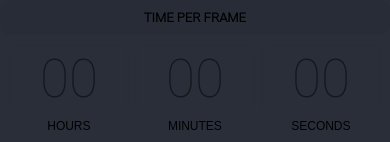
                     <widget class="QFrame" name="frame_div_time_per_frame">
                      <property name="minimumSize">
                       <size>
                        <width>0</width>
                        <height>140</height>
                       </size>
                      </property>
                      <property name="maximumSize">
                       <size>
                        <width>390</width>
                        <height>200</height>
                       </size>
                      </property>
                      <property name="styleSheet">
                       <string notr="true">background-color: rgb(41, 46, 57);
border-radius: 10px;
</string>
                      </property>
                      <property name="frameShape">
                       <enum>QFrame::NoFrame</enum>
                      </property>
                      <property name="frameShadow">
                       <enum>QFrame::Raised</enum>
                      </property>
                      <layout class="QVBoxLayout" name="verticalLayout_10">
                       <property name="spacing">
                        <number>0</number>
                       </property>
                       <property name="leftMargin">
                        <number>0</number>
                       </property>
                       <property name="topMargin">
                        <number>0</number>
                       </property>
                       <property name="rightMargin">
                        <number>0</number>
                       </property>
                       <property name="bottomMargin">
                        <number>0</number>
                       </property>
                       <item>
                        <widget class="QFrame" name="frame_title_wid_2">
                         <property name="maximumSize">
                          <size>
                           <width>16777215</width>
                           <height>35</height>
                          </size>
                         </property>
                         <property name="styleSheet">
                          <string notr="true">background-color: rgb(39, 44, 54);</string>
                         </property>
                         <property name="frameShape">
                          <enum>QFrame::StyledPanel</enum>
                         </property>
                         <property name="frameShadow">
                          <enum>QFrame::Raised</enum>
                         </property>
                         <layout class="QVBoxLayout" name="verticalLayout_12">
                          <item>
                           <widget class="QLabel" name="labelBoxBlenderInstalation_2">
                            <property name="font">
                             <font>
                              <family>Roboto Light</family>
                              <pointsize>10</pointsize>
                              <weight>75</weight>
                              <bold>true</bold>
                             </font>
                            </property>
                            <property name="styleSheet">
                             <string notr="true"/>
                            </property>
                            <property name="text">
                             <string>TIME PER FRAME</string>
                            </property>
                            <property name="alignment">
                             <set>Qt::AlignCenter</set>
                            </property>
                           </widget>
                          </item>
                         </layout>
                        </widget>
                       </item>
                       <item>
                        <widget class="QFrame" name="frame_content_wid_2">
                         <property name="frameShape">
                          <enum>QFrame::NoFrame</enum>
                         </property>
                         <property name="frameShadow">
                          <enum>QFrame::Raised</enum>
                         </property>
                         <layout class="QVBoxLayout" name="verticalLayout_13">
                          <item>
                           <layout class="QGridLayout" name="gridLayout_3">
                            <item row="0" column="0">
                             <widget class="QLineEdit" name="lineEdit_hours">
                              <property name="minimumSize">
                               <size>
                                <width>100</width>
                                <height>60</height>
                               </size>
                              </property>
                              <property name="font">
                               <font>
                                <family>Roboto Thin</family>
                                <pointsize>40</pointsize>
                               </font>
                              </property>
                              <property name="styleSheet">
                               <string notr="true">QLineEdit {
	background-color: rgb(41, 46, 57);
	border-radius: 10px;
	border: 2px solid rgb(41, 45, 56);
	padding: 0px;
	selection-background-color: rgb(85, 170, 255);
}
QLineEdit:hover {
	border: 2px solid rgb(44, 49, 60);
}
QLineEdit:focus {
	border: 2px solid rgb(85, 170, 255);
	background-color: rgb(27, 29, 35);
}</string>
                              </property>
                              <property name="text">
                               <string/>
                              </property>
                              <property name="maxLength">
                               <number>2</number>
                              </property>
                              <property name="alignment">
                               <set>Qt::AlignCenter</set>
                              </property>
                              <property name="placeholderText">
                               <string>00</string>
                              </property>
                             </widget>
                            </item>
                            <item row="0" column="1">
                             <widget class="QLineEdit" name="lineEdit_minutes">
                              <property name="minimumSize">
                               <size>
                                <width>100</width>
                                <height>60</height>
                               </size>
                              </property>
                              <property name="font">
                               <font>
                                <family>Roboto Thin</family>
                                <pointsize>40</pointsize>
                               </font>
                              </property>
                              <property name="styleSheet">
                               <string notr="true">QLineEdit {
	background-color: rgb(41, 46, 57);
	border-radius: 10px;
	border: 2px solid rgb(41, 45, 56);
	padding: 0px;
	selection-background-color: rgb(85, 170, 255);
}
QLineEdit:hover {
	border: 2px solid rgb(44, 49, 60);
}
QLineEdit:focus {
	border: 2px solid rgb(85, 170, 255);
	background-color: rgb(27, 29, 35);
}</string>
                              </property>
                              <property name="text">
                               <string/>
                              </property>
                              <property name="maxLength">
                               <number>2</number>
                              </property>
                              <property name="alignment">
                               <set>Qt::AlignCenter</set>
                              </property>
                              <property name="placeholderText">
                               <string>00</string>
                              </property>
                             </widget>
                            </item>
                            <item row="0" column="2">
                             <widget class="QLineEdit" name="lineEdit_seconds">
                              <property name="minimumSize">
                               <size>
                                <width>100</width>
                                <height>60</height>
                               </size>
                              </property>
                              <property name="font">
                               <font>
                                <family>Roboto Thin</family>
                                <pointsize>40</pointsize>
                               </font>
                              </property>
                              <property name="styleSheet">
                               <string notr="true">QLineEdit {
	background-color: rgb(41, 46, 57);
	border-radius: 10px;
	border: 2px solid rgb(41, 45, 56);
	padding: 0px;
	selection-background-color: rgb(85, 170, 255);
}
QLineEdit:hover {
	border: 2px solid rgb(44, 49, 60);
}
QLineEdit:focus {
	border: 2px solid rgb(85, 170, 255);
	background-color: rgb(27, 29, 35);
}</string>
                              </property>
                              <property name="text">
                               <string/>
                              </property>
                              <property name="maxLength">
                               <number>2</number>
                              </property>
                              <property name="alignment">
                               <set>Qt::AlignCenter</set>
                              </property>
                              <property name="placeholderText">
                               <string>00</string>
                              </property>
                             </widget>
                            </item>
                            <item row="1" column="0">
                             <widget class="QLabel" name="label_hours">
                              <property name="maximumSize">
                               <size>
                                <width>16777215</width>
                                <height>20</height>
                               </size>
                              </property>
                              <property name="font">
                               <font>
                                <family>Segoe UI</family>
                               </font>
                              </property>
                              <property name="styleSheet">
                               <string notr="true"/>
                              </property>
                              <property name="lineWidth">
                               <number>1</number>
                              </property>
                              <property name="text">
                               <string>HOURS</string>
                              </property>
                              <property name="alignment">
                               <set>Qt::AlignCenter</set>
                              </property>
                             </widget>
                            </item>
                            <item row="1" column="1">
                             <widget class="QLabel" name="label_minutes">
                              <property name="maximumSize">
                               <size>
                                <width>16777215</width>
                                <height>20</height>
                               </size>
                              </property>
                              <property name="font">
                               <font>
                                <family>Segoe UI</family>
                               </font>
                              </property>
                              <property name="styleSheet">
                               <string notr="true"/>
                              </property>
                              <property name="lineWidth">
                               <number>1</number>
                              </property>
                              <property name="text">
                               <string>MINUTES</string>
                              </property>
                              <property name="alignment">
                               <set>Qt::AlignCenter</set>
                              </property>
                             </widget>
                            </item>
                            <item row="1" column="2">
                             <widget class="QLabel" name="label_seconds">
                              <property name="maximumSize">
                               <size>
                                <width>16777215</width>
                                <height>20</height>
                               </size>
                              </property>
                              <property name="font">
                               <font>
                                <family>Segoe UI</family>
                               </font>
                              </property>
                              <property name="styleSheet">
                               <string notr="true"/>
                              </property>
                              <property name="lineWidth">
                               <number>1</number>
                              </property>
                              <property name="text">
                               <string>SECONDS</string>
                              </property>
                              <property name="alignment">
                               <set>Qt::AlignCenter</set>
                              </property>
                             </widget>
                            </item>
                           </layout>
                          </item>
                         </layout>
                        </widget>
                       </item>
                      </layout>
                     </widget>
